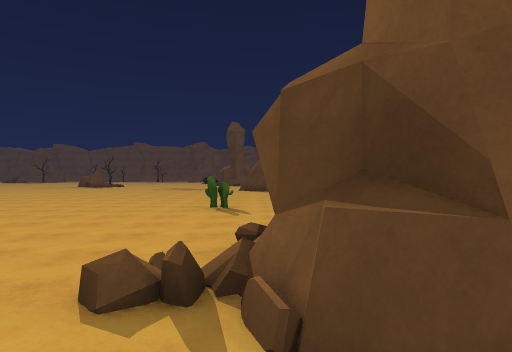
View 1 (above)

24 first-person views from a walk through a Unity game level. The camera is 1.5 m above the floor, looks level and sees 75° across. The floor is counted in squares, 2 m on a side. Each view is taken from the middle of a square. On the plan, view 1 faces up. The plan holds only what a view shows up to about 11 squares ahead; the rest is blank. The place goes on beyond the plan. The player character is not drawn.

View 2
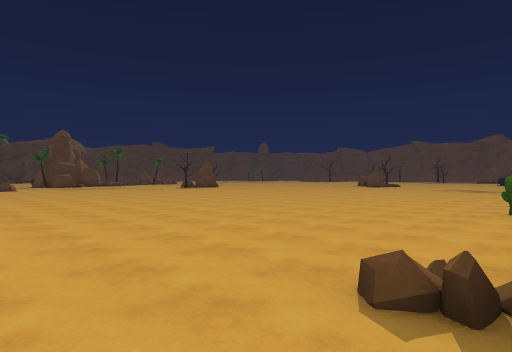

View 3
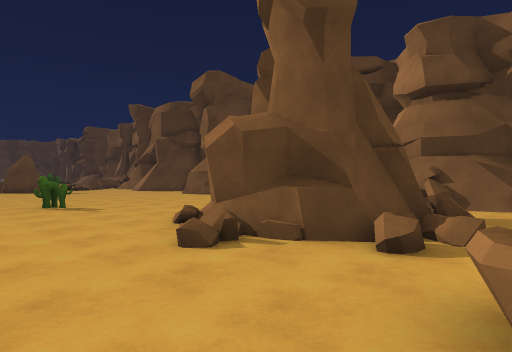

View 4
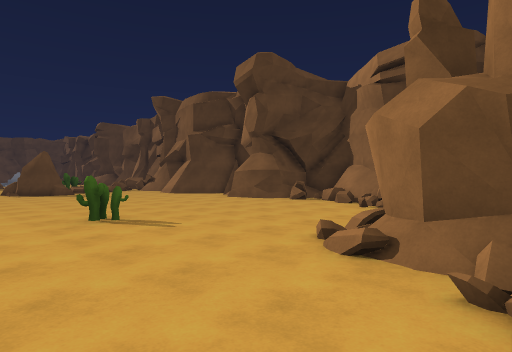

View 5
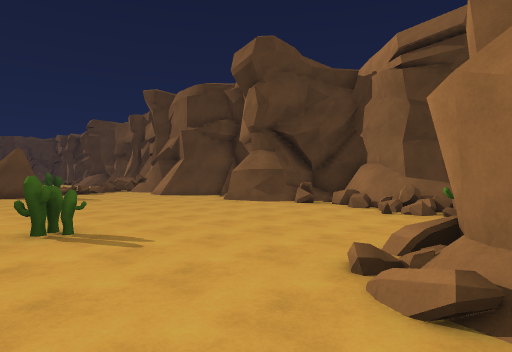

View 6
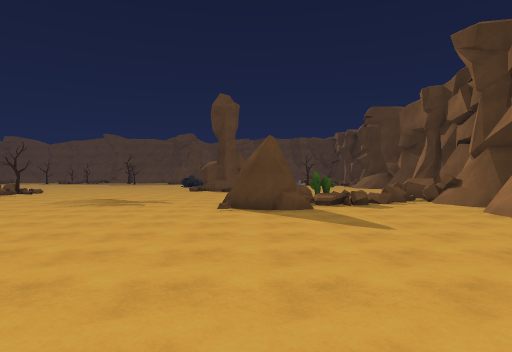

View 7
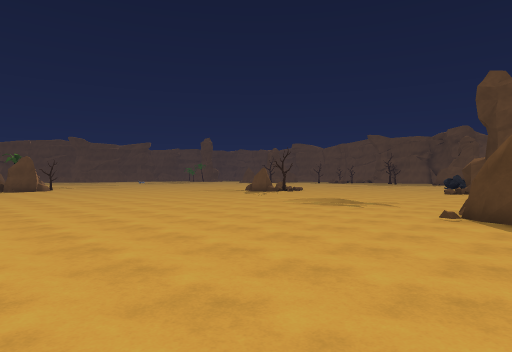

View 8
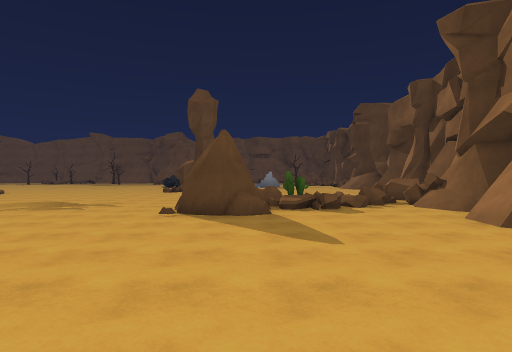

View 9
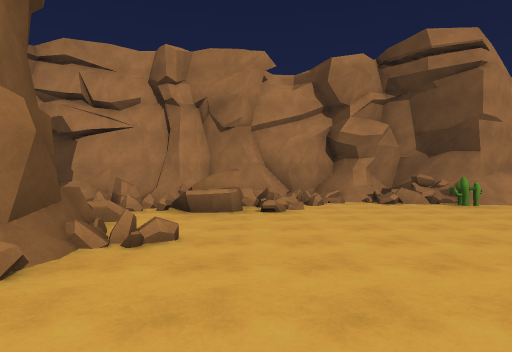

View 10
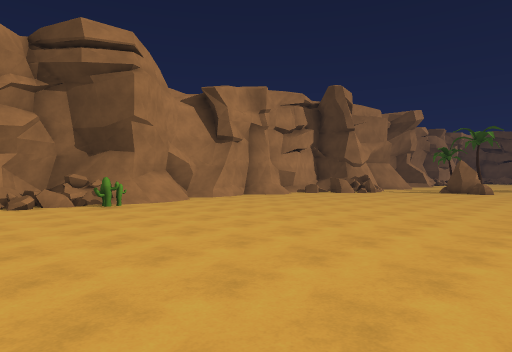

View 11
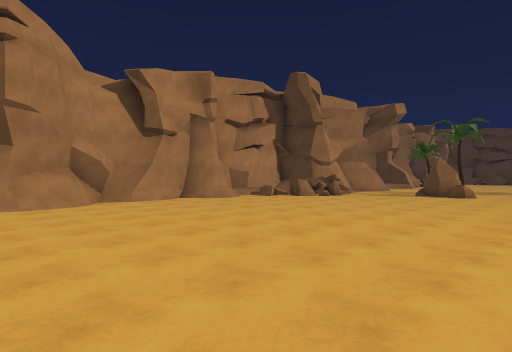

View 12
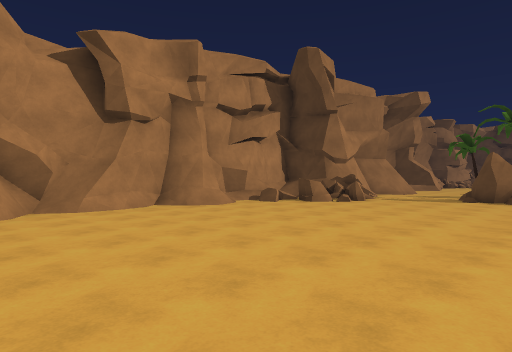

View 13
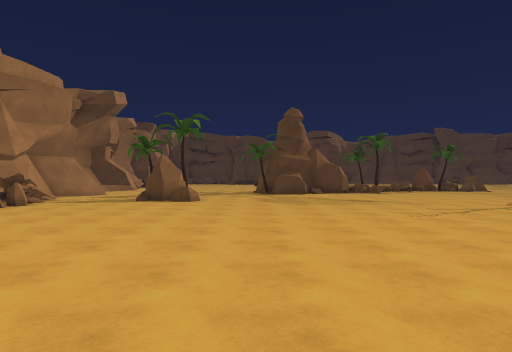

View 14
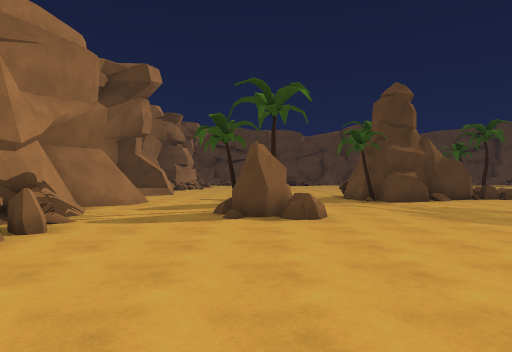

View 15
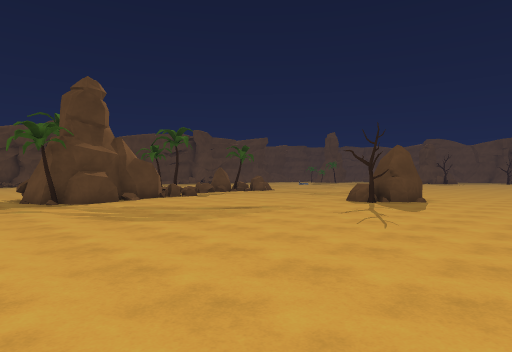

View 16
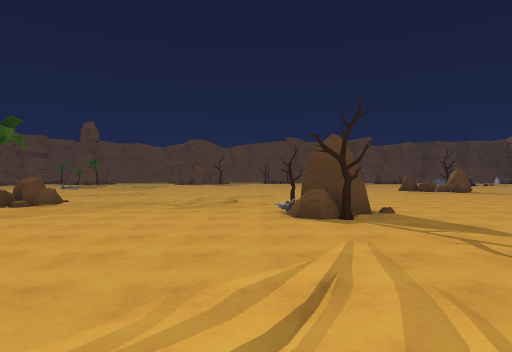

View 17
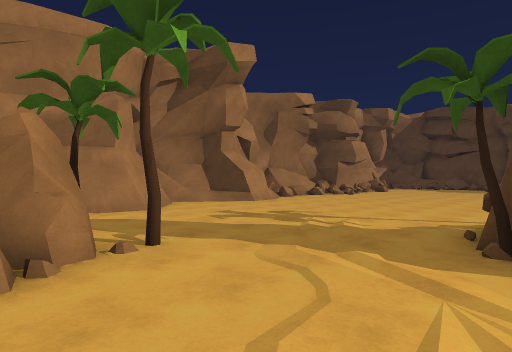

View 18
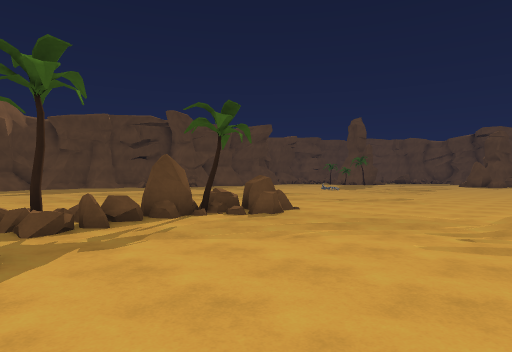

View 19
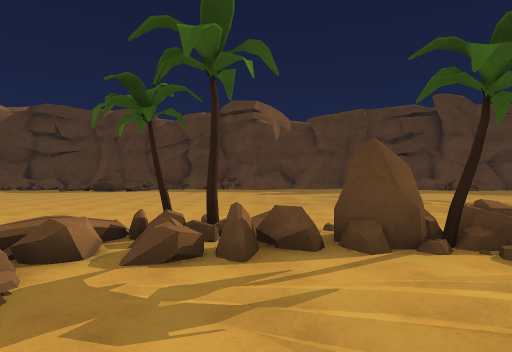

View 20
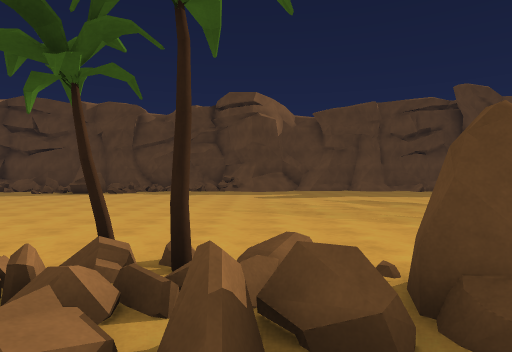

View 21
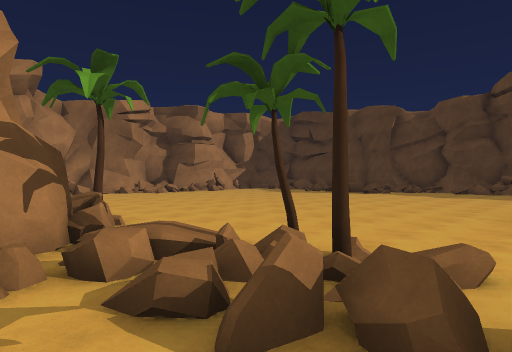

View 22
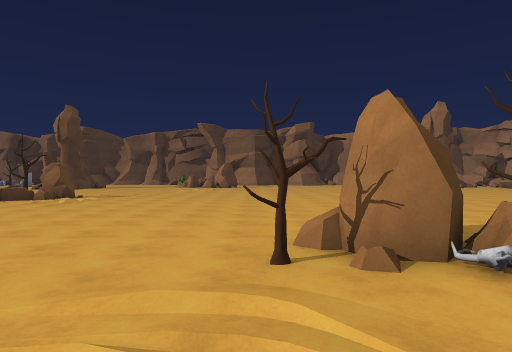

View 23
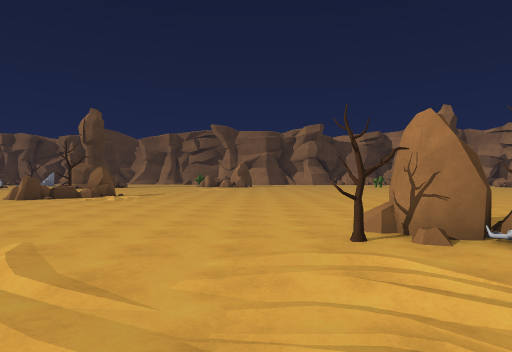

View 24
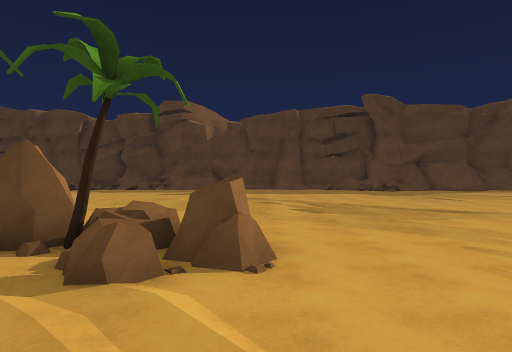

### Floor plan
Key: @ floor where view 1 was taken; # wall or solid block; x gap in a wall; . main floor; : floor 0.25 m higher than the main floor; + floor 0.5 m higher than the main floor; / step, stairs or slope; = window, fence, low wall or low ledge; ^ raised ledge; C cactus; R rock; T tree; O other object.
Columns run from 37 left of view 1 to 6 right of it. Each row starts with its distance up from view 1.
 21    ......   ...     .......   ......      x^
 20    ....... .....   ........  ........R C .#=
 19    ............. ..........  ........RRR===#
 18    ........................   .......RR+=//#
 17  ..........................   .......RR....#
 16  ..........R..../..........  .............##
 15  .........RR/...//T........ ..............#
 14  .........T/......RR......................
 13  .........R/......RR......................
 12  .........==......RT... ..................
 11 .........T/:...........     ..............#
 10 ........../=R...........     .............##
  9 ...........##.............    .............=
  8  ..........##..............   ......C......=
  7  .........^ ##.............  ..............=
  6  .........T ##............................##
  5  ..........^#T............................x=
  4  .....................................##O
  3      ............R...................##
  2       .........TTR..................=##   ##
  1        ............................../### .#
  0         .............................@/=...#
 -1          .........#=...............#=//
 -2          ##..###/##^=.........C...## :#=#
 -3           #### ####==......///C=.===##===
 -4                    #######/###=#/#########
 -5                          ##########

Where each view was taken, in squares from view 1:
view 1: 0 up, 0 right, facing up
view 2: 0 up, 0 right, facing up-left
view 3: 1 down, 3 left, facing up-right
view 4: 2 up, 3 left, facing up-right
view 5: 3 up, 2 left, facing up-right
view 6: 9 up, 0 right, facing up
view 7: 10 up, 1 right, facing up-left
view 8: 10 up, 1 right, facing up
view 9: 6 up, 2 left, facing down
view 10: 6 up, 4 left, facing down-left
view 11: 6 up, 7 left, facing down-left
view 12: 4 up, 9 left, facing down-left
view 13: 5 up, 10 left, facing left
view 14: 2 up, 14 left, facing left
view 15: 3 up, 14 left, facing up-left
view 16: 6 up, 20 left, facing up
view 17: 6 up, 20 left, facing down-left
view 18: 10 up, 21 left, facing up-left
view 19: 12 up, 23 left, facing left
view 20: 12 up, 25 left, facing left
view 21: 13 up, 25 left, facing down-left
view 22: 15 up, 22 left, facing right
view 23: 16 up, 23 left, facing right
view 24: 16 up, 23 left, facing left
